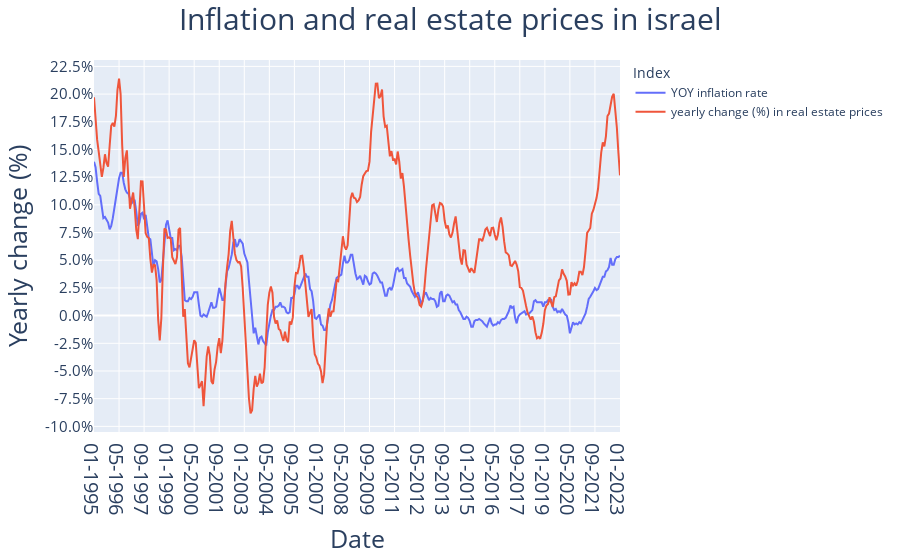

This figure's notebook cell:
### Code cell
# general line chart
df_for_fig = df.rename(columns={'inflation': 'YOY inflation rate', 'price_change': 'yearly change (%) in real estate prices'}).reset_index()
df_for_fig = pd.melt(df_for_fig,  id_vars=['dt'], value_vars=['YOY inflation rate', 'yearly change (%) in real estate prices'])
fig = px.line(df_for_fig, y="value", x='dt', color='variable')
fig.update_layout(xaxis_title='Date', yaxis_title='Yearly change (%)', )
fig.update_layout(title_text="Inflation and real estate prices in israel", title_x=0.5, titlefont=dict(size=30))
fig.update_layout(yaxis=dict(tickfont=dict(size=15),
                             tickvals=[x * 2.5 for x in range(-4, 10)],
                             ticktext=[str(round(x * 2.5, 1)) + '%' for x in range(-4, 10)],
                             titlefont=dict(size=25)))
fig.update_layout(xaxis=dict(tickfont=dict(size=20), titlefont=dict(size=25)))
fig.update_layout(legend=dict(title="Index"))
fig.show()

### Figure 1 — Plotly figure (JSON) as saved in the notebook; plotly's stock layout.template omitted (floating-point values rounded to 4 significant figures; data arrays with more than 128 entries replaced by an {"elided": "..."} marker saying what was removed)
{"data": [{"hovertemplate": "variable=YOY inflation rate<br>dt=%{x}<br>value=%{y}<extra></extra>", "legendgroup": "YOY inflation rate", "line": {"color": "#636efa", "dash": "solid"}, "mode": "lines", "name": "YOY inflation rate", "orientation": "v", "showlegend": true, "type": "scatter", "x": {"elided": "337 str values"}, "xaxis": "x", "y": {"elided": "337 float values"}, "yaxis": "y"}, {"hovertemplate": "variable=yearly change (%) in real estate prices<br>dt=%{x}<br>value=%{y}<extra></extra>", "legendgroup": "yearly change (%) in real estate prices", "line": {"color": "#EF553B", "dash": "solid"}, "mode": "lines", "name": "yearly change (%) in real estate prices", "orientation": "v", "showlegend": true, "type": "scatter", "x": {"elided": "337 str values"}, "xaxis": "x", "y": {"elided": "337 float values"}, "yaxis": "y"}], "layout": {"legend": {"title": {"text": "Index"}, "tracegroupgap": 0}, "margin": {"t": 60}, "title": {"font": {"size": 30}, "text": "Inflation and real estate prices in israel", "x": 0.5}, "xaxis": {"anchor": "y", "domain": [0, 1], "tickfont": {"size": 20}, "title": {"font": {"size": 25}, "text": "Date"}}, "yaxis": {"anchor": "x", "domain": [0, 1], "tickfont": {"size": 15}, "ticktext": ["-10.0%", "-7.5%", "-5.0%", "-2.5%", "0.0%", "2.5%", "5.0%", "7.5%", "10.0%", "12.5%", "15.0%", "17.5%", "20.0%", "22.5%"], "tickvals": [-10, -7.5, -5, -2.5, 0, 2.5, 5, 7.5, 10, 12.5, 15, 17.5, 20, 22.5], "title": {"font": {"size": 25}, "text": "Yearly change (%)"}}}}
